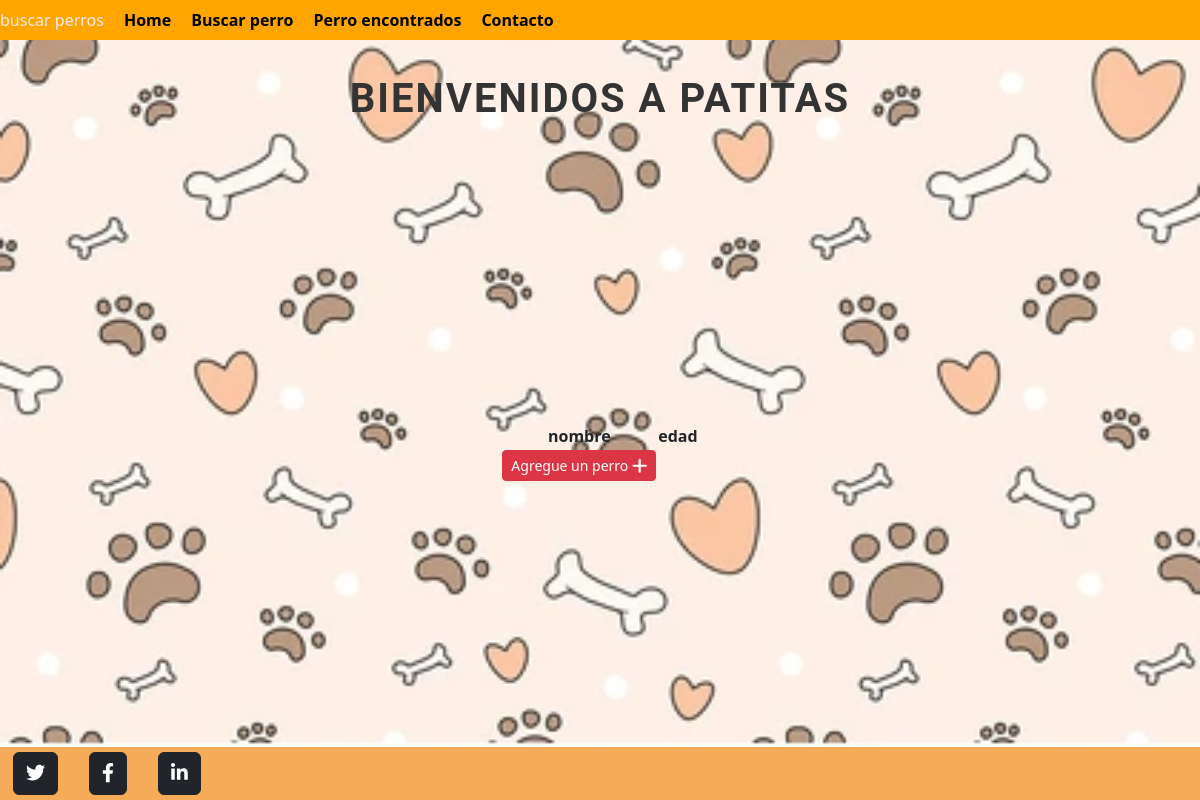
Before: /tienda/perro_list with the older database file.
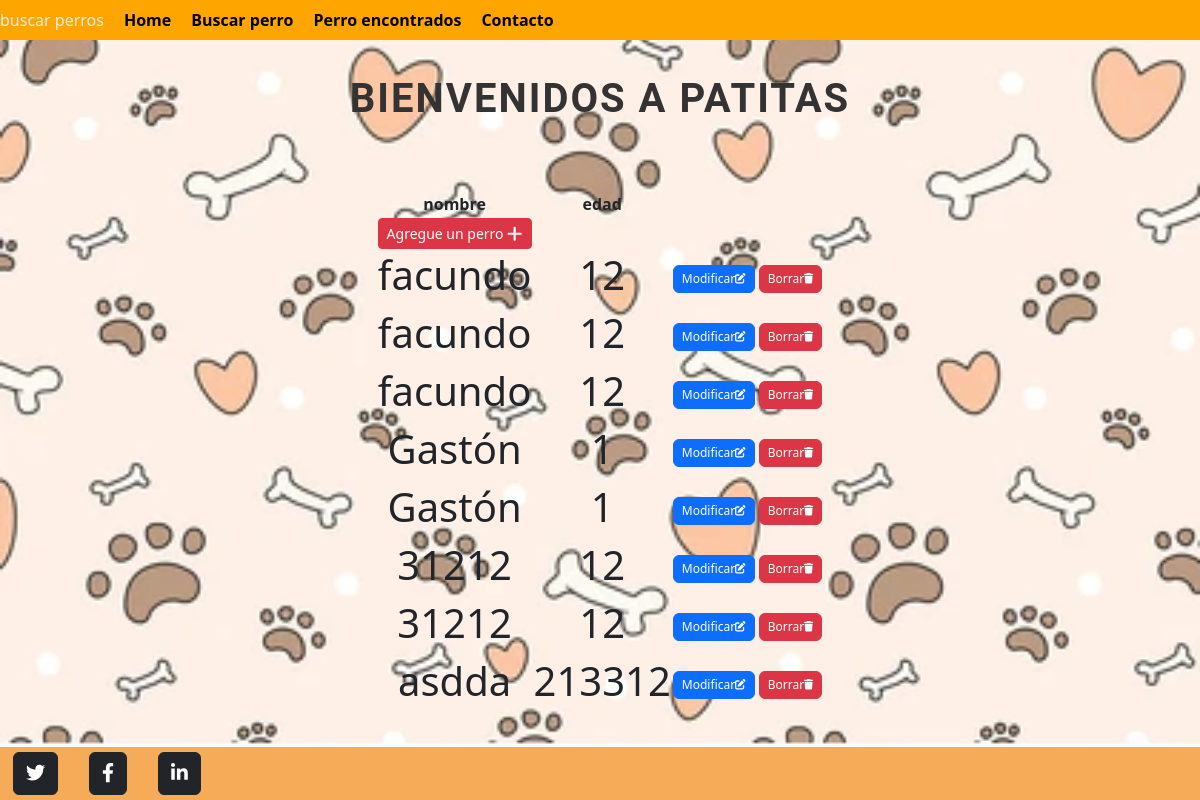
After: the same page with the newer database file.
### tienda/models.py (models this page shows)
class Perro(models.Model):
    nombre = models.CharField(max_length=40)
    edad = models.IntegerField()

### tienda/views.py (the view)
# urls.py: path('perro_list', views.PerroList.as_view(), name="perro_list"),
class PerroList( ListView):
    model = Perro
    template_name = "perro_list.html"

### tienda/templates/perro_list.html
{%extends './home.html'%}
 {%block titulo%}
<li class="titulo"> buscar perros</li>
{%endblock titulo%}
{%block contenido%}
<table>
    <thead><tr>
        <th>nombre</th>
        <th>edad</th>
    <tbody>
           <td>
            <a
            href="{% url 'create_perro' %}"
            class="btn btn-danger btn-sm"
            >Agregue un perro  <i class="fa fa-plus fa-lg" title="New Record"> </i>
            </a>
        </td>
{% for p in perro_list %}
    <tr>
        <td ><h1>{{ p.nombre }}</h1></td>
        <td ><h1>{{ p.edad }}</h1></td>
 <td>
            <a
              href="{% url 'update_perro'  p.id  %}"
              class="btn btn-primary"
              style="--bs-btn-padding-y: .25rem; --bs-btn-padding-x: .5rem; --bs-btn-font-size: .75rem;"
              >Modificar<i class="fa fa-edit fa-sm" title="Edit Record"></i>
            </a>
            <a
              href="{% url 'delete_perro' p.id %}"
              class="btn btn-danger"
              style="--bs-btn-padding-y: .25rem; --bs-btn-padding-x: .5rem; --bs-btn-font-size: .75rem;"
              >Borrar<i class="fa fa-trash fa-sm" title="Delete Record"></i>
            </a>
          </td>
 {% endfor %}
    </tbody>
</table>
        {%endblock contenido%}

### tienda/templates/home.html (shortened to what this page needs)
<!DOCTYPE html>
<html lang="en">
<head>
    {% load static %}
    <link href="{% static 'css/style.css' %}" rel="stylesheet" />
    <link href="https://cdn.jsdelivr.net/npm/bootstrap@5.2.3/dist/css/bootstrap.min.css" rel="stylesheet">
</head>
<body>
    <nav class="navbar">
        <ul class="nav">
            {% block titulo %}{% endblock titulo %}
            <li><a href="{% url 'home' %}">Home</a></li>
            <li><a href="{% url 'perro_list' %}">Buscar perro</a></li>
            <li><a href="{% url 'perroEncontrado' %}">Perro encontrados</a></li>
            <li><a href="{% url 'contacto' %}">Contacto</a></li>
        </ul>
    </nav>
<h1 class="tituloPrincipal">Bienvenidos a Patitas</h1>
    <main>
        {% block contenido %}{% endblock contenido %}
    </main>
    <footer class="navbar">
        <ul class="nav">
            <li>
                <a class="btn btn-dark btn-social mx-2" href="https://www.infobae.com/tag/twitter/" aria-label="Twitter">
                    <i class="fab fa-twitter"></i>
                </a>
            </li>
            <li>
                <a class="btn btn-dark btn-social mx-2" href="https://www.facebook.com/matyuyugioh.yugioh" aria-label="Facebook">
                    <i class="fab fa-facebook-f"></i>
                </a>
            </li>
            <li>
                <a class="btn btn-dark btn-social mx-2" href="https://www.linkedin.com/in/lucas-sorzio-4a1bb1238/" aria-label="LinkedIn">
                    <i class="fab fa-linkedin-in"></i>
                </a>
            </li>
        </ul>
    </footer>
</body>
</html>

### tienda/static/css/style.css (style rules this page uses)
body { margin: 0; padding: 0; font-family: 'Montserrat', sans-serif; line-height: 1.6; background-image: url('./fotos/dog-seamless-pattern-paws-bones-260nw-2350264459.webp'); background-repeat: no-repeat; background-size: cover; display: flex; flex-direction: column; min-height: 100vh; }
.navbar { display: flex; justify-content: space-around; background-color: #FFA500; }
.nav { list-style-type: none; display: flex; gap: 20px; margin: 0; padding: 0; }
.nav li a { text-decoration: none; color: #000; font-weight: bold; }
.titulo { color: #f5ebeb; text-decoration: none; display: block; transition: color 0.3s ease; }
main { flex: 1; display: flex; justify-content: center; align-items: center; text-align: center; padding: 20px; }
footer.navbar { background-color: rgb(245, 171, 87); color: white; padding: 5px 5px; text-align: center; }
footer.navbar ul { display: flex; justify-content: center; gap: 15px; list-style: none; padding: 0; margin: 0; }
footer.navbar li a { color: white; font-size: 1.2em; text-decoration: none; transition: color 0.3s; }
.tituloPrincipal { display: flex; align-items: center; justify-content: center; color: #333; font-family: 'Roboto', sans-serif; font-size: 2.5rem; font-weight: bold; text-transform: uppercase; letter-spacing: 2px; text-decoration: none; padding: 15px; margin: 20px 0; }

Changed rows visible on the page:
added Perro: nombre "facundo", edad "12"
added Perro: nombre "facundo", edad "12"
added Perro: nombre "facundo", edad "12"
added Perro: nombre "Gastón", edad "1"
added Perro: nombre "Gastón", edad "1"
added Perro: nombre "31212", edad "12"
added Perro: nombre "31212", edad "12"
added Perro: nombre "asdda", edad "213312"
